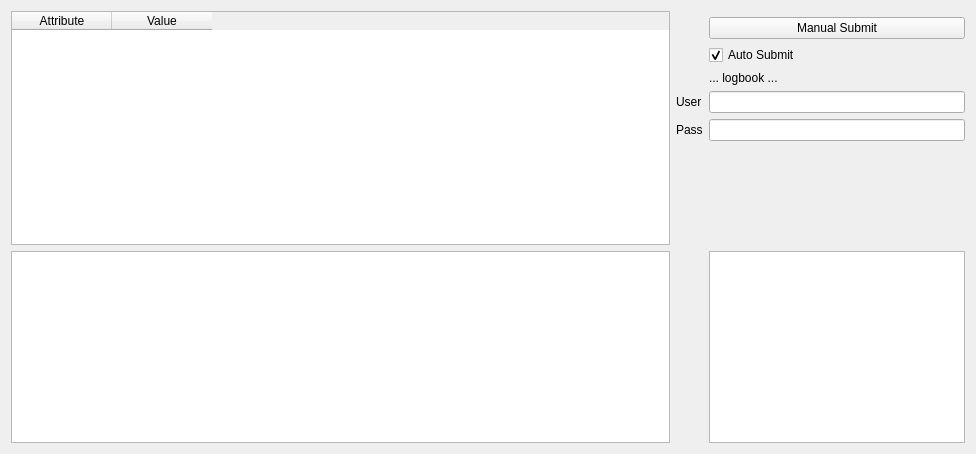
<?xml version="1.0" encoding="UTF-8"?>
<ui version="4.0">
 <class>ElogGui</class>
 <widget class="QWidget" name="ElogGui">
  <property name="geometry">
   <rect>
    <x>0</x>
    <y>0</y>
    <width>976</width>
    <height>454</height>
   </rect>
  </property>
  <property name="windowTitle">
   <string>Elog</string>
  </property>
  <layout class="QGridLayout" name="gridLayout_2">
   <item row="0" column="0">
    <layout class="QGridLayout" name="gridLayout" rowstretch="0,0,0,0,0,0,0,0" columnstretch="5,0,0">
     <item row="1" column="2">
      <widget class="QPushButton" name="pbSubmit">
       <property name="toolTip">
        <string>&lt;html&gt;&lt;head/&gt;&lt;body&gt;&lt;p&gt;Submit Elog message manually&lt;/p&gt;&lt;/body&gt;&lt;/html&gt;</string>
       </property>
       <property name="text">
        <string>Manual Submit</string>
       </property>
      </widget>
     </item>
     <item row="7" column="0">
      <widget class="QTextEdit" name="teMessage"/>
     </item>
     <item row="5" column="2">
      <widget class="QLineEdit" name="lePass">
       <property name="echoMode">
        <enum>QLineEdit::Password</enum>
       </property>
      </widget>
     </item>
     <item row="0" column="0" rowspan="7">
      <widget class="QTableWidget" name="twAtt">
       <property name="columnCount">
        <number>2</number>
       </property>
       <column>
        <property name="text">
         <string>Attribute</string>
        </property>
       </column>
       <column>
        <property name="text">
         <string>Value</string>
        </property>
       </column>
      </widget>
     </item>
     <item row="6" column="2">
      <spacer name="verticalSpacer">
       <property name="orientation">
        <enum>Qt::Vertical</enum>
       </property>
       <property name="sizeHint" stdset="0">
        <size>
         <width>20</width>
         <height>40</height>
        </size>
       </property>
      </spacer>
     </item>
     <item row="7" column="2">
      <widget class="QTextBrowser" name="tbLog"/>
     </item>
     <item row="4" column="2">
      <widget class="QLineEdit" name="leUser"/>
     </item>
     <item row="2" column="2">
      <widget class="QCheckBox" name="cbAutoSubmit">
       <property name="toolTip">
        <string>&lt;html&gt;&lt;head/&gt;&lt;body&gt;&lt;p&gt;Enable auto submission of elog entry when a run is stopped&lt;/p&gt;&lt;/body&gt;&lt;/html&gt;</string>
       </property>
       <property name="text">
        <string>Auto Submit</string>
       </property>
       <property name="checked">
        <bool>true</bool>
       </property>
      </widget>
     </item>
     <item row="4" column="1">
      <widget class="QLabel" name="label">
       <property name="text">
        <string>User</string>
       </property>
      </widget>
     </item>
     <item row="5" column="1">
      <widget class="QLabel" name="label_2">
       <property name="text">
        <string>Pass</string>
       </property>
      </widget>
     </item>
     <item row="3" column="2">
      <widget class="QLabel" name="lLogbook">
       <property name="text">
        <string>... logbook ...</string>
       </property>
      </widget>
     </item>
    </layout>
   </item>
  </layout>
 </widget>
 <resources/>
 <connections/>
</ui>
